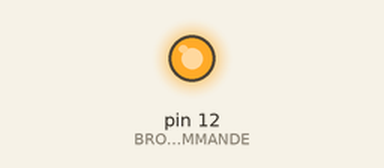
This sketch was run on a simulated Arduino Uno, built with avr-gcc and run on an emulated ATmega328P. Shown: output pins drawn as LEDs (lit = HIGH). Random numbers use the default seed unless the sketch sets one.

Above: at 0.1 s.
At 27.1 s:
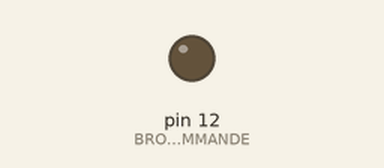
Timing chart, 0 to 28.6 s (numbered marks = the images above):
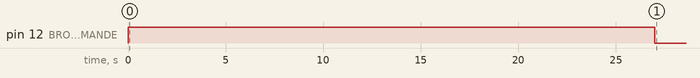

The sketch:

sketch.ino
```cpp
// Définition d'une constante pour le numéro de la broche de commande (sur laquelle
// va par exemple être branchée un relais).
const int BROCHE_SORTIE_COMMANDE = 12;

// Temps minimum d'activation de la commande de sortie (en secondes, cf. utilisation dans loop()).
const int TEMPS_ACTIVATION_MIN = 20;
// Temps maximum d'activation.
const int TEMPS_ACTIVATION_MAX = 60;

// Temps minimum d'activité entre 2 activations (en secondes).
const int TEMPS_INACTIVITE_MINIMUM = 3.5*60;
// Temps maximum d'inactivité.
const int TEMPS_INACTIVITE_MAXIMUM = 6.5*60;


// Méthode d'intialisation exécutée une seule fois au démarrage de l'Arduino
void setup()
{
	// Paramètrage de la broche dont le numéro a été défini dans la constante
	// BROCHE_SORTIE_COMMANDE en tant que sortie (pour pouvoir y écrire
	// des valeurs (i.e. y envoyer un signal)).
	pinMode(BROCHE_SORTIE_COMMANDE, OUTPUT);
}

// Méthode exécutée en boucle une fois l'Arduino démarré et la méthode setup() exécutée
void loop()
{
	// Écriture de la valeur HIGH sur la broche BROCHE_SORTIE_COMMANDE (i.e.
	// activation de la commande via l'envoi d'un signal sur la broche).
	digitalWrite(BROCHE_SORTIE_COMMANDE, HIGH);
	// Attente pendant un temps aléatoire compris entre TEMPS_ACTIVATION_MIN et
	// TEMPS_ACTIVATION_MAX. Pendant ce temps, BROCHE_SORTIE_COMMANDE reste à la dernière
	// valeur qui lui a été écrite (HIGH dans ce cas, i.e. état activé).
	// Il s'agit donc de déterminer ici la durée de la période d'activation.
	delay(random(TEMPS_ACTIVATION_MIN, TEMPS_ACTIVATION_MAX)*1000);

	// Écriture de la valeur LOW (i.e. désactivation de la commande).
	digitalWrite(BROCHE_SORTIE_COMMANDE, LOW);
	// Attente pendant un temps aléatoire compris entre TEMPS_INACTIVITE_MINIMUM et
	// TEMPS_INACTIVITE_MAXIMUM. Pendant ce temps, BROCHE_SORTIE_COMMANDE reste à la dernière
	// valeur qui lui a été écrite (HIGH dans ce cas, i.e. état activé).
	// Il s'agit donc de déterminer ici la durée de la période d'inactivité.
	delay(random(TEMPS_INACTIVITE_MINIMUM, TEMPS_INACTIVITE_MAXIMUM)*1000);
}
```

Measured:
- by itself, pin 12 (BROCHE_SORTIE_COMMANDE): LOW → HIGH at 0.00 s, → LOW 27.0 s later
